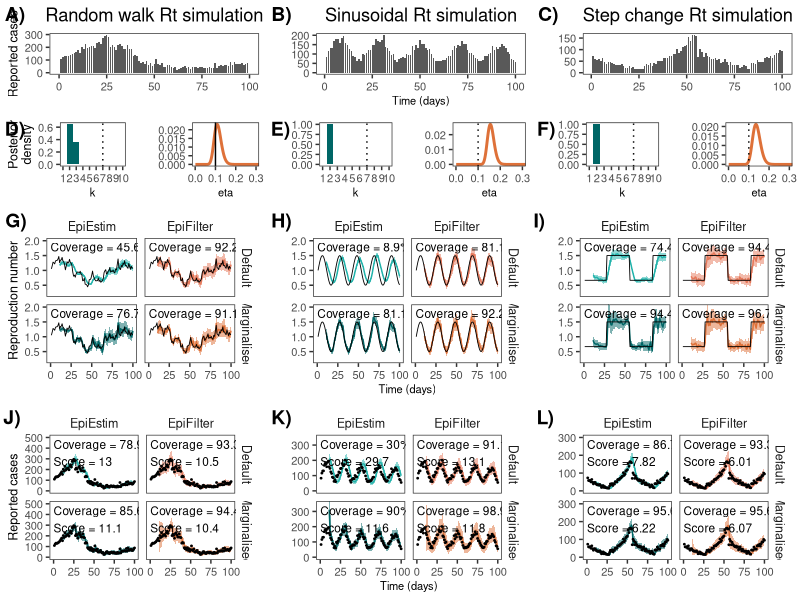

Write the R code that produced this figure. (Note: this script raises an error after producing the figure.)

rm(list=ls())

library(tidyverse)
library(cowplot)

custom_theme <- theme_bw() +
  theme(
    axis.title.y = element_text(size=9),
    axis.title.x = element_text(size=8),
    axis.text = element_text(size=8),
    strip.background = element_blank(),
    strip.text = element_text(size=9),
    plot.title = element_text(hjust = 0.5),
    panel.grid = element_blank()
  )

# Load the data
df = read.csv("paper/outputs/01example_estimates.csv")
df_eepost = read.csv("paper/outputs/01example_epiestimposteriors.csv")
df_efpost = read.csv("paper/outputs/01example_epifilterposteriors.csv")

# Clean the data
df$fit = ifelse(grepl("Conditional", df$fit), "Default", df$fit)
df = df %>% mutate(NameForColors=paste0(model, fit))

# Append colors
colors <- c(EpiEstimMarginalised="#006666", EpiEstimDefault="#20B2AA",
            EpiFilterMarginalised="#DE7139", EpiFilterDefault="#E5785A")

# Calculate coverage statistics
df_coverage = df %>%
  filter(t>10) %>%
  group_by(simulation, model, fit) %>%
  summarise(Rt_coverage = 100*round(mean((TrueRt <= upper) & (TrueRt >= lower)), digits=3),
            Ct_coverage = 100*round(mean((Cases <= upper_cases) & (Cases >= lower_cases)), digits=3),
            score = signif(mean(crps), 3))



# Plot the raw data
plt_data_rw = ggplot(df %>% filter(simulation=="Random walk", model=="EpiEstim", fit=="Marginalised")) +
  geom_col(aes(x=t, y=Cases), width = 0.8) +
  scale_x_continuous(limits = c(0, 100)) +
  custom_theme +
  xlab("") + ylab("Reported cases") +
  ggtitle("Random walk Rt simulation")

plt_data_sinusoidal = ggplot(df %>% filter(simulation=="Sinusoidal", model=="EpiEstim", fit=="Marginalised")) +
  geom_col(aes(x=t, y=Cases), width = 0.8) +
  custom_theme +
  xlab("Time (days)") + ylab("") +
  ggtitle("Sinusoidal Rt simulation")

plt_data_steps = ggplot(df %>% filter(simulation=="Step change", model=="EpiEstim", fit=="Marginalised")) +
  geom_col(aes(x=t, y=Cases), width = 0.8) +
  custom_theme +
  xlab("") + ylab("") +
  ggtitle("Step change Rt simulation")

plt_cases = plot_grid(plt_data_rw, plt_data_sinusoidal, plt_data_steps, nrow=1, align="h")



# Plot posteriors
plt_post_rw = ggplot(df %>% filter(simulation=="Random walk")) +
  geom_ribbon(aes(x=t, ymin=lower, ymax=upper, fill=NameForColors), data=.%>%filter(t>10), alpha=0.5) +
  geom_line(aes(x=t, y=mean, color=NameForColors), data=.%>%filter(t>10)) +
  geom_line(aes(x=t, y=TrueRt), color="black", lwd=0.3) +
  geom_text(data = df_coverage %>% filter(simulation == "Random walk"),
            aes(x = 0, y = Inf, label = paste0("Coverage = ", Rt_coverage, "%")),
            hjust = 0, vjust = 1.5, size = 3, color = "black") +
  facet_grid(fit~model) +
  coord_cartesian(ylim=c(0.2, 2.0)) +
  ylab("Reproduction number") + xlab("") +
  custom_theme +
  scale_fill_manual(values=colors) +
  scale_color_manual(values=colors) +
  theme(legend.position="none")

plt_post_sinusoidal = ggplot(df %>% filter(simulation=="Sinusoidal")) +
  geom_ribbon(aes(x=t, ymin=lower, ymax=upper, fill=NameForColors), data=.%>%filter(t>10), alpha=0.5) +
  geom_line(aes(x=t, y=mean, color=NameForColors), data=.%>%filter(t>10)) +
  geom_line(aes(x=t, y=TrueRt), color="black", lwd=0.3) +
  geom_text(data = df_coverage %>% filter(simulation == "Sinusoidal"),
            aes(x = 0, y = Inf, label = paste0("Coverage = ", Rt_coverage, "%")),
            hjust = 0, vjust = 1.5, size = 3, color = "black") +
  facet_grid(fit~model) +
  coord_cartesian(ylim=c(0.2, 2.0)) +
  ylab("") + xlab("Time (days)") +
  scale_fill_manual(values=colors) +
  scale_color_manual(values=colors) +
  custom_theme +
  theme(legend.position="none")

plt_post_steps = ggplot(df %>% filter(simulation=="Step change")) +
  geom_ribbon(aes(x=t, ymin=lower, ymax=upper, fill=NameForColors), data=.%>%filter(t>10), alpha=0.5) +
  geom_line(aes(x=t, y=mean, color=NameForColors), data=.%>%filter(t>10)) +
  geom_line(aes(x=t, y=TrueRt), color="black", lwd=0.3) +
  geom_text(data = df_coverage %>% filter(simulation == "Step change"),
            aes(x = 0, y = Inf, label = paste0("Coverage = ", Rt_coverage, "%")),
            hjust = 0, vjust = 1.5, size = 3, color = "black") +
  facet_grid(fit~model) +
  coord_cartesian(ylim=c(0.2, 2.0)) +
  ylab("") + xlab("") +
  scale_fill_manual(values=colors) +
  scale_color_manual(values=colors) +
  custom_theme +
  theme(legend.position="none")




# Plot predictive posteriors
plt_predpost_rw = ggplot(df %>% filter(simulation=="Random walk")) +
  geom_ribbon(aes(x=t, ymin=lower_cases, ymax=upper_cases, fill=NameForColors), data=.%>%filter(t>10), alpha=0.5) +
  geom_line(aes(x=t, y=mean_cases, color=NameForColors), data=.%>%filter(t>10)) +
  geom_point(aes(x=t, y=Cases), color="black", size=0.3) +
  geom_text(data = df_coverage %>% filter(simulation == "Random walk"),
            aes(x = 0, y = Inf, label = paste0("Coverage = ", Ct_coverage, "%\nScore = ", score)),
            hjust = 0, vjust = 1.2, size = 3, color = "black") +
  facet_grid(fit~model) +
  coord_cartesian(ylim=c(0,500)) +
  ylab("Reported cases") + xlab("") +
  custom_theme +
  scale_fill_manual(values=colors) +
  scale_color_manual(values=colors) +
  theme(legend.position="none")

plt_predpost_sinusoidal = ggplot(df %>% filter(simulation=="Sinusoidal")) +
  geom_ribbon(aes(x=t, ymin=lower_cases, ymax=upper_cases, fill=NameForColors), data=.%>%filter(t>10), alpha=0.5) +
  geom_line(aes(x=t, y=mean_cases, color=NameForColors), data=.%>%filter(t>10)) +
  geom_point(aes(x=t, y=Cases), color="black", size=0.3) +
  geom_text(data = df_coverage %>% filter(simulation == "Sinusoidal"),
            aes(x = 0, y = Inf, label = paste0("Coverage = ", Ct_coverage, "%\nScore = ", score)),
            hjust = 0, vjust = 1.2, size = 3, color = "black") +
  facet_grid(fit~model) +
  coord_cartesian(ylim=c(0,350)) +
  ylab("") + xlab("Time (days)") +
  scale_fill_manual(values=colors) +
  scale_color_manual(values=colors) +
  custom_theme +
  theme(legend.position="none")

plt_predpost_steps = ggplot(df %>% filter(simulation=="Step change")) +
  geom_ribbon(aes(x=t, ymin=lower_cases, ymax=upper_cases, fill=NameForColors), data=.%>%filter(t>10), alpha=0.5) +
  geom_line(aes(x=t, y=mean_cases, color=NameForColors), data=.%>%filter(t>10)) +
  geom_point(aes(x=t, y=Cases), color="black", size=0.3) +
  geom_text(data = df_coverage %>% filter(simulation == "Step change"),
            aes(x = 0, y = Inf, label = paste0("Coverage = ", Ct_coverage, "%\nScore = ", score)),
            hjust = 0, vjust = 1.2, size = 3, color = "black") +
  facet_grid(fit~model) +
  coord_cartesian(ylim=c(0,300)) +
  ylab("") + xlab("") +
  scale_fill_manual(values=colors) +
  scale_color_manual(values=colors) +
  custom_theme +
  theme(legend.position="none")






# Plot parameter estimates
xlims = c(0, 0.3)

plt_param_rw_ef = ggplot(df_efpost %>% filter(simulation=="Random walk")) +
  geom_line(aes(x=eta, y=p), color="#DE7139", lwd=1) +
  geom_vline(xintercept=0.1, color="black") +
  custom_theme +
  coord_cartesian(xlim=xlims) +
  xlab("eta") + ylab("")

plt_param_rw_ee = ggplot(df_eepost %>% filter(simulation=="Random walk")) +
  geom_col(aes(x=k, y=p), fill="#006666") +
  custom_theme +
  xlab("k") + ylab("Posterior\ndensity") +
  scale_x_continuous(breaks=seq(1,10), labels=seq(1,10), limits=c(1,10)) +
  geom_vline(xintercept=7, color="black", linetype="dotted")

plt_param_rw = plot_grid(plt_param_rw_ee, plt_param_rw_ef, ncol=2)


plt_param_sin_ef = ggplot(df_efpost %>% filter(simulation=="Sinusoidal")) +
  geom_line(aes(x=eta, y=p), color="#DE7139", lwd=1) +
  geom_vline(xintercept=0.1, color="black", linetype="dotted") +
  custom_theme +
  coord_cartesian(xlim=xlims) +
  xlab("eta") + ylab("")

plt_param_sin_ee = ggplot(df_eepost %>% filter(simulation=="Sinusoidal")) +
  geom_col(aes(x=k, y=p), fill="#006666") +
  custom_theme +
  xlab("k") + ylab("") +
  scale_x_continuous(breaks=seq(1,10), labels=seq(1,10), limits=c(1,10)) +
  geom_vline(xintercept=7, color="black", linetype="dotted")

plt_param_sinusoidal = plot_grid(plt_param_sin_ee, plt_param_sin_ef, ncol=2)


plt_param_sin_ef = ggplot(df_efpost %>% filter(simulation=="Step change")) +
  geom_line(aes(x=eta, y=p), color="#DE7139", lwd=1) +
  geom_vline(xintercept=0.1, color="black", linetype="dotted") +
  custom_theme +
  coord_cartesian(xlim=xlims) +
  xlab("eta") + ylab("")

plt_param_sin_ee = ggplot(df_eepost %>% filter(simulation=="Step change")) +
  geom_col(aes(x=k, y=p), fill="#006666") +
  custom_theme +
  xlab("k") + ylab("") +
  scale_x_continuous(breaks=seq(1,10), labels=seq(1,10), limits=c(1,10)) +
  geom_vline(xintercept=7, color="black", linetype="dotted")

plt_param_steps = plot_grid(plt_param_sin_ee, plt_param_sin_ef, ncol=2)



plt = plot_grid(plt_data_rw, plt_data_sinusoidal, plt_data_steps,
                plt_param_rw, plt_param_sinusoidal, plt_param_steps,
                plt_post_rw, plt_post_sinusoidal, plt_post_steps,
                plt_predpost_rw, plt_predpost_sinusoidal, plt_predpost_steps,
                ncol=3, rel_heights = c(0.35,0.28,0.6,0.6), labels=c("A)", "B)", "C)", "D)", "E)", "F)", "G)", "H)", "I)", "J)", "K)", "L)"), label_y=1, label_x=-0.02) 
plt
ggsave(paste0("paper/figures/01example.png"), plt, dpi=300, width=25, height=21, units="cm")
ggsave(paste0("paper/figures/01example.pdf"), plt, dpi=600, width=25, height=21, units="cm")

# Get parameter posterior distributions
df %>% filter(t==100, fit=="Marginalised", model=="EpiFilter") %>% select(simulation, mean_param ,lower_param, upper_param)

